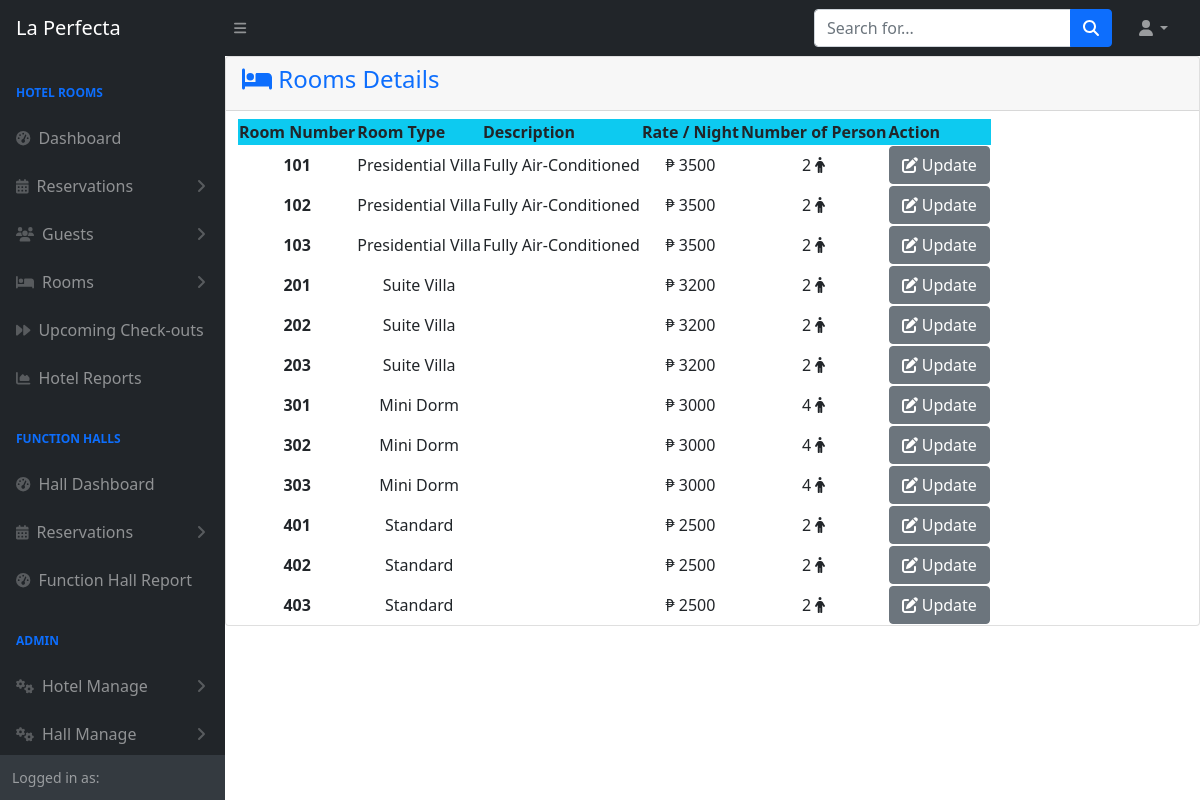
The app's page /admin/roomdetails.php, older data.
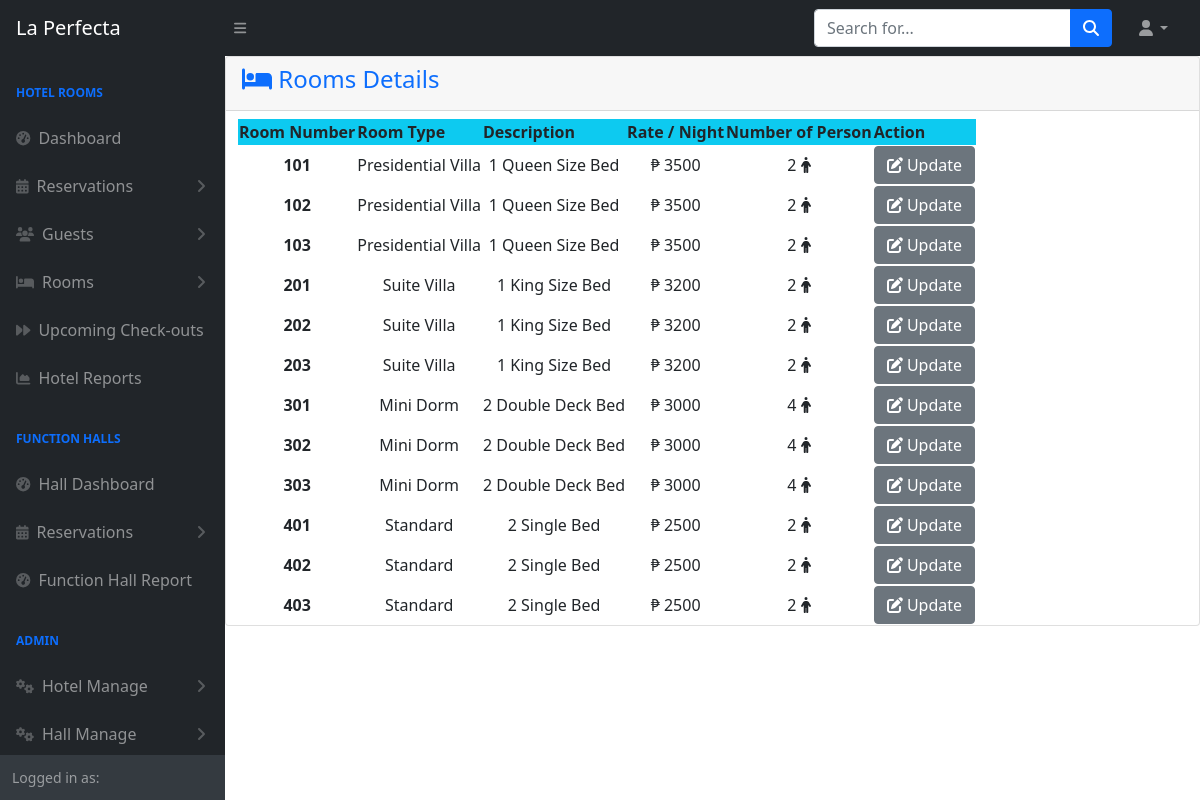
The same page, newer data.
### tables this page shows
CREATE TABLE `tblroom` (
  `Id` int(11) NOT NULL,
  `Number` varchar(255) NOT NULL,
  `RoomTypeId` int(11) NOT NULL,
  `Status` varchar(50) NOT NULL,
  `GuestId` int(11) NOT NULL
);

CREATE TABLE `tblroomtype` (
  `Id` int(11) NOT NULL,
  `Type` varchar(30) NOT NULL,
  `Description` varchar(255) NOT NULL,
  `Person` int(1) NOT NULL,
  `Rate` double NOT NULL
);

### admin/roomdetails.php (the view, shortened to what this page needs)
<?php
include 'themes/navbar.php';
include 'config.php';
?>
<div class="card mb-4">
    <div class="card-header text-primary">
     <h4>   <i class="fa-solid fa-bed"></i>
        Rooms Details </h4>
    </div>
    <div class="container-fluid">
        <div class="row ">
            <div class="col mt-2">
                <table id="datatablesSimple" class="table-striped">
                    <thead class="bg-info">
                        <tr>
                            <th>Room Number</th>
                            <th>Room Type</th>
                            <th>Description</th>
                            <th>Rate / Night</th>
                            <th>Number of Person</th>
                            <th>Action</th>
                        </tr>
                    </thead>
                    <tbody>
                        <?php
                        $sql = "SELECT tblroom.Id, tblroom.Number, tblroomtype.Type, tblroomtype.Description, tblroomtype.Rate, tblroomtype.Person
                        FROM tblroom
                        LEFT JOIN tblroomtype ON tblroom.RoomTypeId = tblroomtype.Id";
                        $result = mysqli_query($conn, $sql);
                        while ($row = mysqli_fetch_assoc($result)) {
                        ?>
                            <tr class="text-center">
                                <td ><strong><?php echo $row['Number'] ?></strong></td>
                                <td ><?php echo $row['Type'] ?></td>
                                <td ><?php echo $row['Description'] ?></td>
                                <td >₱ <?php echo $row['Rate'] ?></td>
                                <td><?php echo $row['Person'] ?> <i class="fa-solid fa-person"></i></td>
                                <td class="text-center">
                                    <a href="function/hrmanage/rdedit.php?id=<?php echo $row['Id'] ?>" class="btn btn-secondary"><i class="fa-solid fa-pen-to-square"></i> Update</a>
                                </td>
                            </tr>
                        <?php
                        }
                        ?>
                    </tbody>
                </table>
            </div>
        </div>
    </div>
    <?php include 'themes/footer.php'; ?>

Row changes from the older to the newer data that the page shows:
changed tblroom (number 1 of 12 on the later page): RoomTypeId.Description "Fully Air-Conditioned" → "1 Queen Size Bed"
changed tblroom (number 2 of 12 on the later page): RoomTypeId.Description "Fully Air-Conditioned" → "1 Queen Size Bed"
changed tblroom (number 3 of 12 on the later page): RoomTypeId.Description "Fully Air-Conditioned" → "1 Queen Size Bed"
changed tblroom (number 4 of 12 on the later page): RoomTypeId.Description (not shown) → "1 King Size Bed"
changed tblroom (number 5 of 12 on the later page): RoomTypeId.Description (not shown) → "1 King Size Bed"
changed tblroom (number 6 of 12 on the later page): RoomTypeId.Description (not shown) → "1 King Size Bed"
changed tblroom (number 7 of 12 on the later page): RoomTypeId.Description (not shown) → "2 Double Deck Bed"
changed tblroom (number 8 of 12 on the later page): RoomTypeId.Description (not shown) → "2 Double Deck Bed"
changed tblroom (number 9 of 12 on the later page): RoomTypeId.Description (not shown) → "2 Double Deck Bed"
changed tblroom (number 10 of 12 on the later page): RoomTypeId.Description (not shown) → "2 Single Bed"
changed tblroom (number 11 of 12 on the later page): RoomTypeId.Description (not shown) → "2 Single Bed"
changed tblroom (number 12 of 12 on the later page): RoomTypeId.Description (not shown) → "2 Single Bed"
